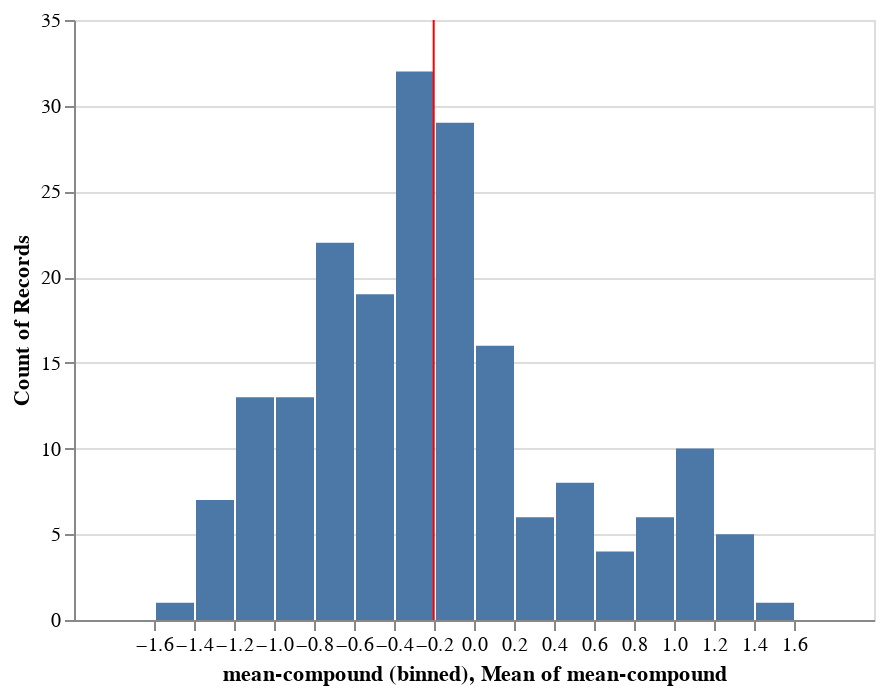

The notebook cell this image was saved under:
### Markdown cell above
## Descriptives plots

### Code cell
source = reg_free

hist_free_all_com = alt.Chart(source).mark_bar().encode(
    alt.X('mean-compound:Q',bin=alt.Bin(maxbins=30)),
    y='count()')

rule = alt.Chart(source).mark_rule(color='red').encode(
    x=alt.X('mean-compound:Q', aggregate='mean'))

(hist_free_all_com + rule)

### Figure 1 — Vega-Lite specification as saved in the notebook (floating-point values rounded to 4 significant figures; data arrays with more than 128 entries replaced by an {"elided": "..."} marker saying what was removed)
{"config": {"view": {"continuousWidth": 400, "continuousHeight": 300}}, "layer": [{"mark": "bar", "encoding": {"x": {"type": "quantitative", "bin": {"maxbins": 30}, "field": "mean-compound"}, "y": {"type": "quantitative", "aggregate": "count"}}}, {"mark": {"type": "rule", "color": "red"}, "encoding": {"x": {"type": "quantitative", "aggregate": "mean", "field": "mean-compound"}}}], "data": {"name": "data-7227587b232af3f520f2b8ad9de1b8fd"}, "$schema": "https://vega.github.io/schema/vega-lite/v4.8.1.json", "datasets": {"data-7227587b232af3f520f2b8ad9de1b8fd": {"elided": "192 records"}}}
